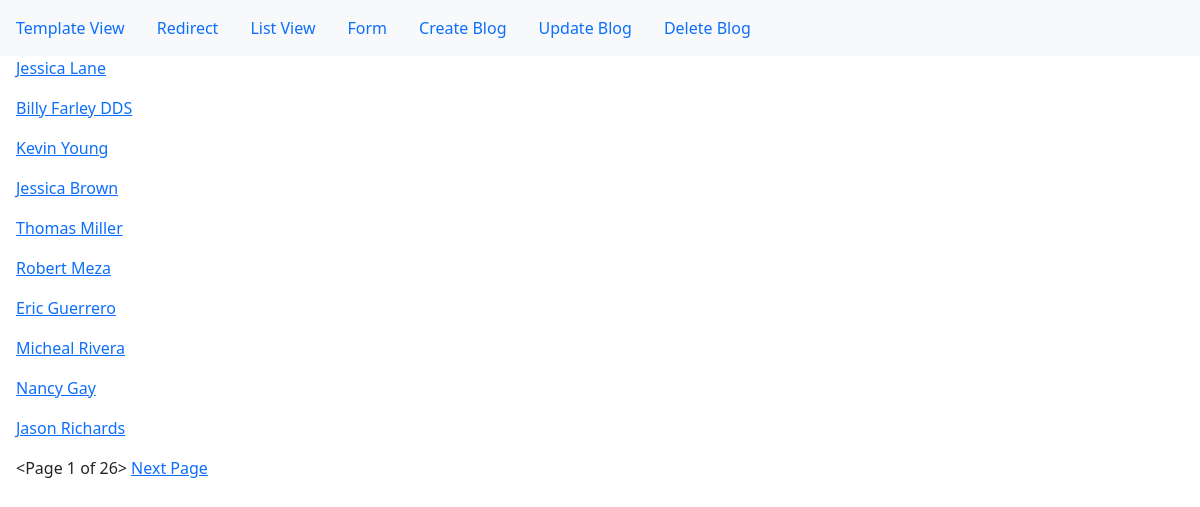
The app's page /listview with its own data.
### myapp/models.py (models this page shows)
class Blog(models.Model):
    title = models.CharField(max_length=100)
    another_title = models.CharField(max_length=100)
    def __str__(self):
        return self.title

### myapp/views.py (the view)
# urls.py: path('listview', views.BlogListView.as_view(), name='list'),
class BlogListView(ListView):
    model = Blog
    template_name = "blog_list.html"
    context_object_name = 'blogs'
    paginate_by = 10
    allow_empty = True
    def get_context_data(self, **kwargs):
        context = super().get_context_data(**kwargs)
        print(context)
        return context

### templates/blog_list.html
<!DOCTYPE html>
{% extends 'base.html' %}
{% block content %}
    {% for blog in blogs %}
        <a href="{% url 'myapp:detail' pk=blog.pk %}">{{ blog|linebreaks }}</a>
    {% endfor %}
    {% include "pagination.html" with page_obj=page_obj %}
{% endblock content %}

### templates/base.html (shortened to what this page needs)
<!DOCTYPE html>
<html lang="en">
<head>
    <link href="https://cdn.jsdelivr.net/npm/bootstrap@5.0.0-beta1/dist/css/bootstrap.min.css" rel="stylesheet">
</head>
<body>
    <nav class="navbar navbar-expand-lg navbar-light bg-light">
        <a href="{% url 'myapp:template' %}" class="nav-link">Template View</a>
        <a href="{% url 'myapp:redirect' pk=5%}" class="nav-link">Redirect</a>
        <a href="{% url 'myapp:list' %}" class="nav-link">List View</a>
        <a href="{% url 'myapp:form' %}" class='nav-link'>Form</a>
        <a href="{% url 'myapp:modelform' %}" class="nav-link">Create Blog</a>
        <a href="{% url 'myapp:update' pk=5 %}" class="nav-link">Update Blog</a>
        <a href="{% url 'myapp:delete' pk=6 %}" class="nav-link">Delete Blog</a>
    </nav>
    <div class='mx-3'>
        {% block content %}
        {% endblock content %}
    </div>
</body>
</html>

### templates/pagination.html (shortened to what this page needs)
<!DOCTYPE html>
<div>
    {{page_obj}}
    {% if page_obj.has_next %}
        <a href="?page={{ page_obj.next_page_number }}">Next Page</a>
    {% endif %}
</div>

### records on screen
Blog: title "Jessica Lane"
Blog: title "Billy Farley DDS"
Blog: title "Kevin Young"
Blog: title "Jessica Brown"
Blog: title "Thomas Miller"
Blog: title "Robert Meza"
Blog: title "Eric Guerrero"
Blog: title "Micheal Rivera"
Blog: title "Nancy Gay"
Blog: title "Jason Richards"

### other values on screen
{{ page_obj }} "<Page 1 of 26>"
